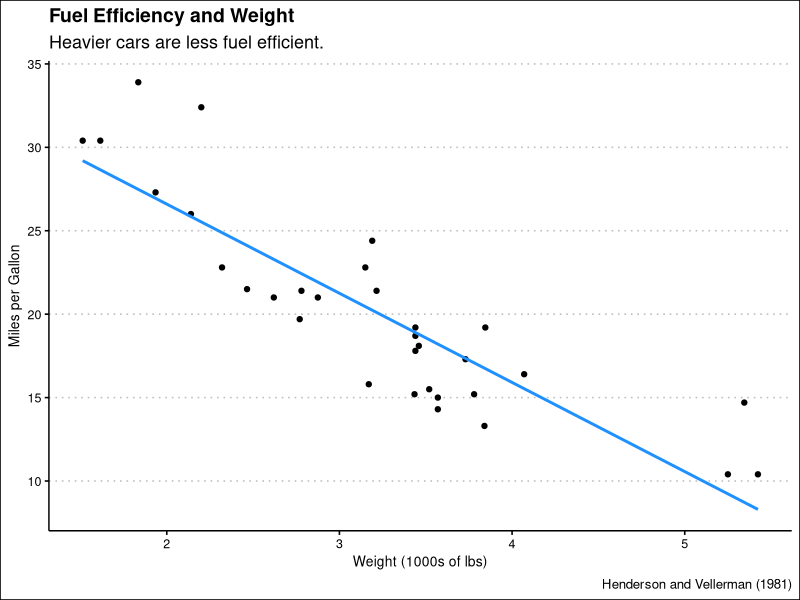

R code for this plot:
## ---- chunk 1
knitr::opts_chunk$set(echo = FALSE)
library(tidyverse)
library(ggthemes)
## ---- chunk 2
mtcars |>
select(mpg, wt) |>
ggplot(aes(x = wt, y = mpg)) + 
geom_point() + 
geom_smooth(method = "lm",
            formula = y ~ x,
            se = FALSE, color = "dodgerblue") + 
theme_clean()  +
labs(title = "Fuel Efficiency and Weight",
     subtitle = "Heavier cars are less fuel efficient.",
     x= "Weight (1000s of lbs)", y = 'Miles per Gallon',
     caption = "Henderson and Vellerman (1981)")
